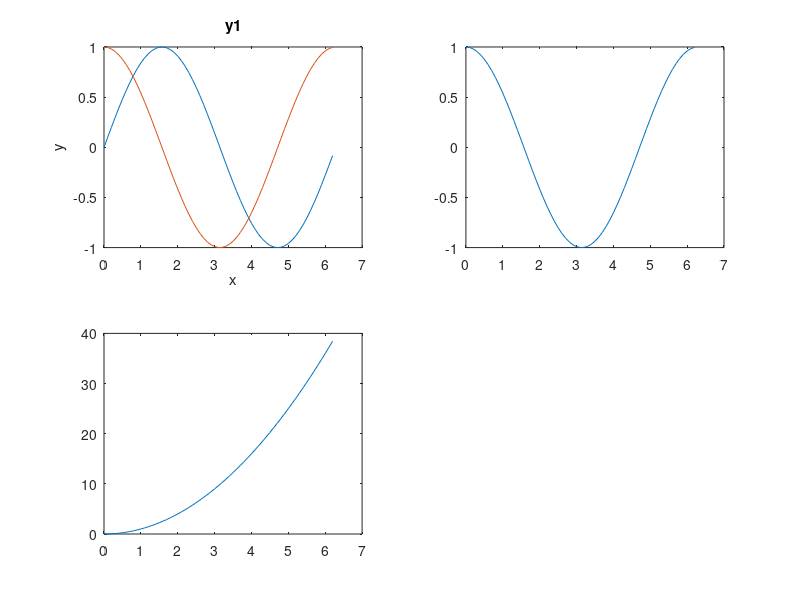
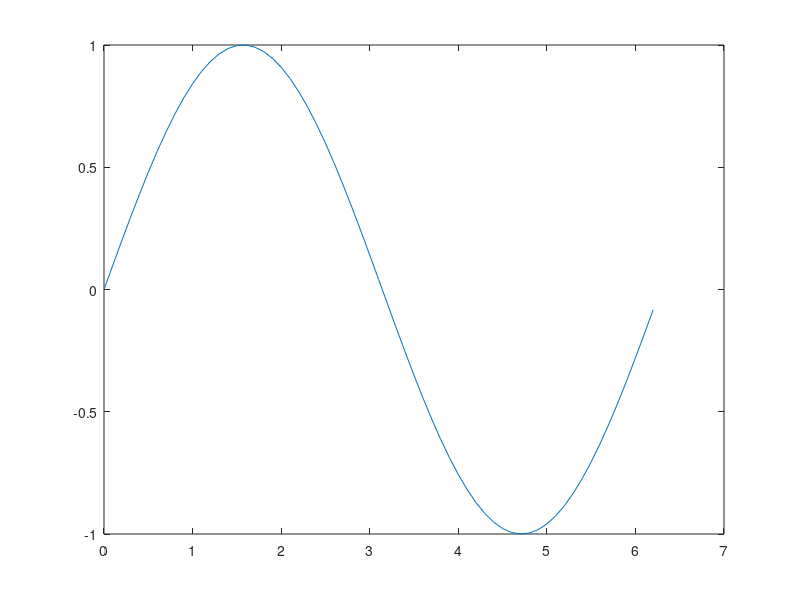

Here is the MATLAB script that generated these plots, in order:
x = 0:0.1:2*pi;
y1 = sin(x);
y2 = cos(x);
y3 = x.^2;

figure(1)
subplot(221)
plot(x,y1)
hold on;
plot(x,y2)
title("y1")
xlabel("x")
ylabel("y")
subplot(222)
plot(x,y2)
subplot(223)
plot(x,y3)

figure(2)
plot(x,y1)